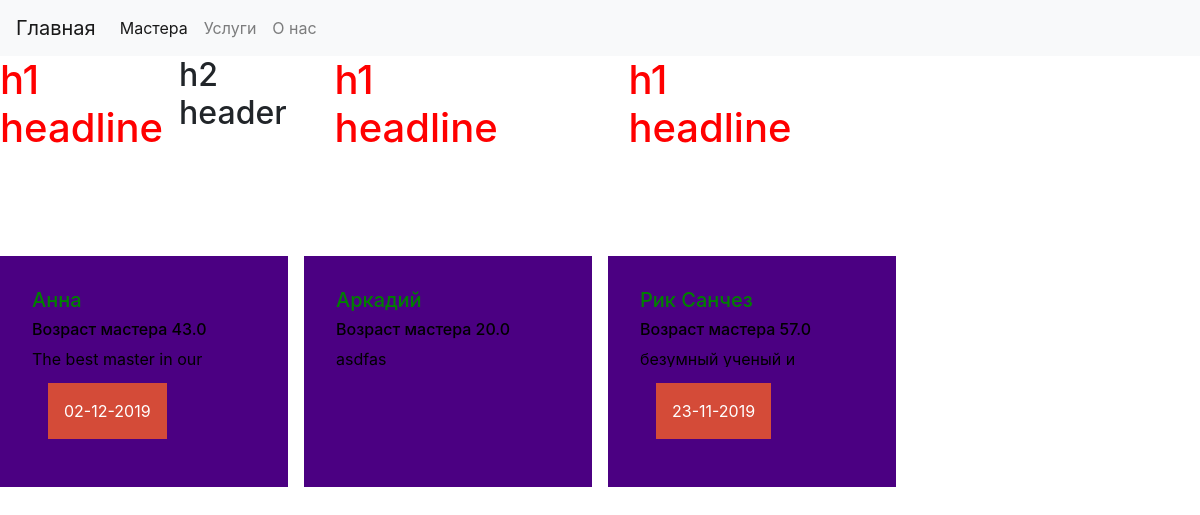
Page /service/2/ on the committed database.
### main_app/models.py (models this page shows, shortened)
class Master(models.Model):
    master_name = models.CharField(max_length= 50, verbose_name = 'Имя мастера')
    age = models.FloatField()
    description = models.TextField()
    master_service = models.ManyToManyField('Service')
    free_time = models.ManyToManyField('FreeTime')
    class Meta:
        verbose_name = 'Мастер'
        verbose_name_plural = 'Мастера'

class FreeTime(models.Model):
    time = models.DateTimeField(verbose_name = 'Свободное время')
    free_or_not = models.BooleanField(default= True)
    class Meta():
        verbose_name = 'Время'
        verbose_name_plural = 'Время'

### main_app/views.py (the view)
# urls.py: path('service/<int:service_id>/', MasterServiseView),
def MasterServiseView(request, service_id):
    masters = Master.objects.all()
    show_masters = []
    for master in masters:
        service = master.master_service.filter(id = service_id)
        if len(service):
            show_masters.append(master)
    data = {'masters': show_masters}
    return render(request, 'main_app/find_master.html', data)

### main_app/templates/main_app/find_master.html (shortened to what this page needs)
{% extends 'main_app/base.html'%}
{% block content %}
<div class="cardes">
  <div class="cardes">
    <h1>h1 headline</h1>
    <h2>h2 header</h2>
  </div>
  <div class="cardes">
    <h1>h1 headline</h1>
  </div>
  <div class="cardes">
    <h1>h1 headline</h1>
  </div>
</div>
<div class="cardes">
  {%for master in masters %}
      <div class="master_card">
        <h5 >{{master.master_name}}</h5>
        <h6 >Возраст мастера {{master.age}}</h6>
        <div class="description">
          <p >{{master.description}}</p>
        </div>
        {%for time in master.free_time.all %}
        <div class="inner_button">
          <a href= "/record/{{master.id}}/{{time.id}}" class="knopka" type="button">{{time.time|date:"d-m-Y"}}</a>
        </div>
        {% endfor %}
      </div>
    {% endfor %}
</div>
{% endblock %}

### static/css/style.css (style rules this page uses)
h1 { color: red; }
.description { height: 20px; overflow: hidden; }
.cardes { display: grid; grid-template-columns: repeat(4, 1fr); grid-auto-rows: minmax(200px,auto); grid-gap: 1em; }
.master_card { background-color: indigo; color: black; padding: 2em; }
.master_card > h5 { color: green; }
.knopka { color: #fff; text-decoration: none; user-select: none; background: rgb(212,75,56); padding: 1em; outline: none; }
.inner_button { padding: 1em; }

### rows in the picture
Master: master_name "Анна", age "43.0", description "The best master in our…"
FreeTime: time "02-12-2019"
Master: master_name "Аркадий", age "20.0", description "asdfas"
Master: master_name "Рик Санчез", age "57.0", description "безумный ученый и…"
FreeTime: time "23-11-2019"
